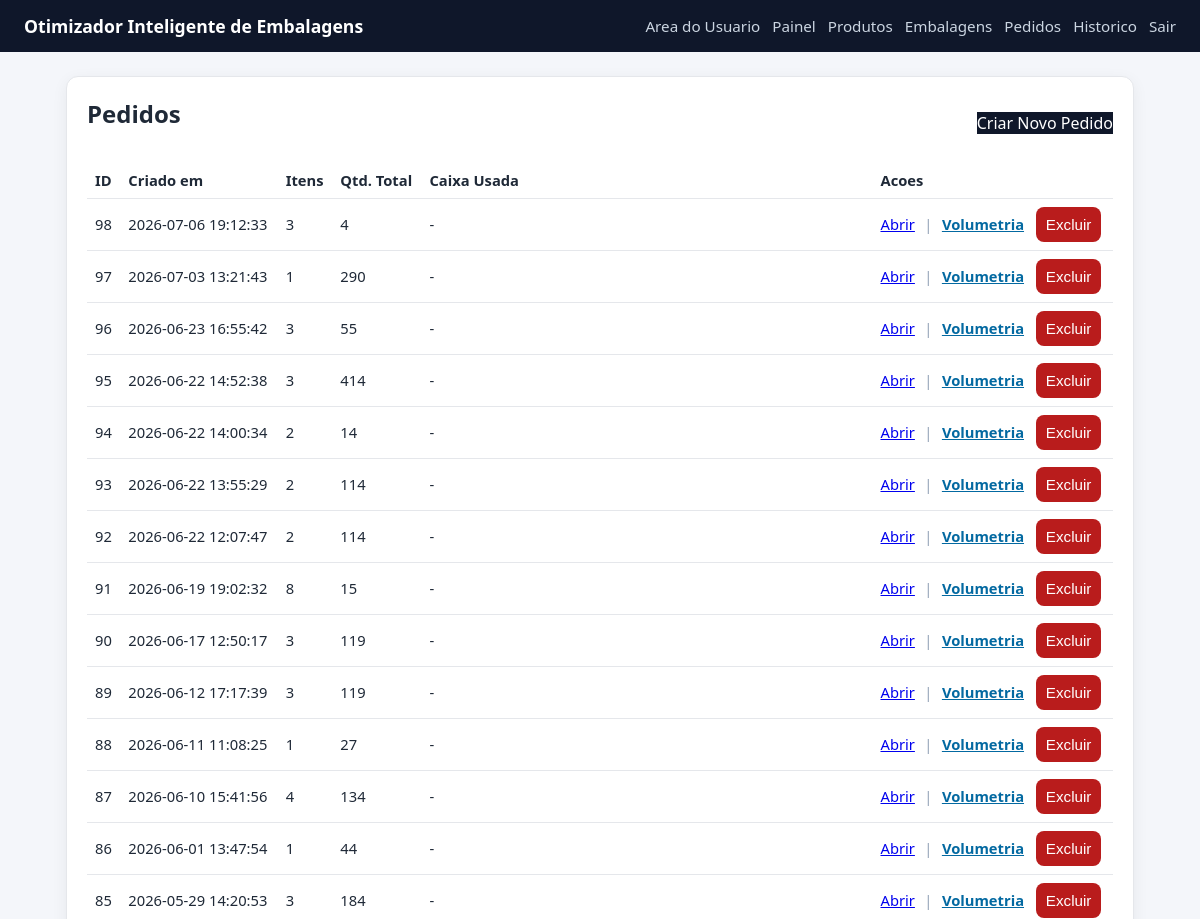
The page /orders (signed in, upper part) on the database as committed earlier.
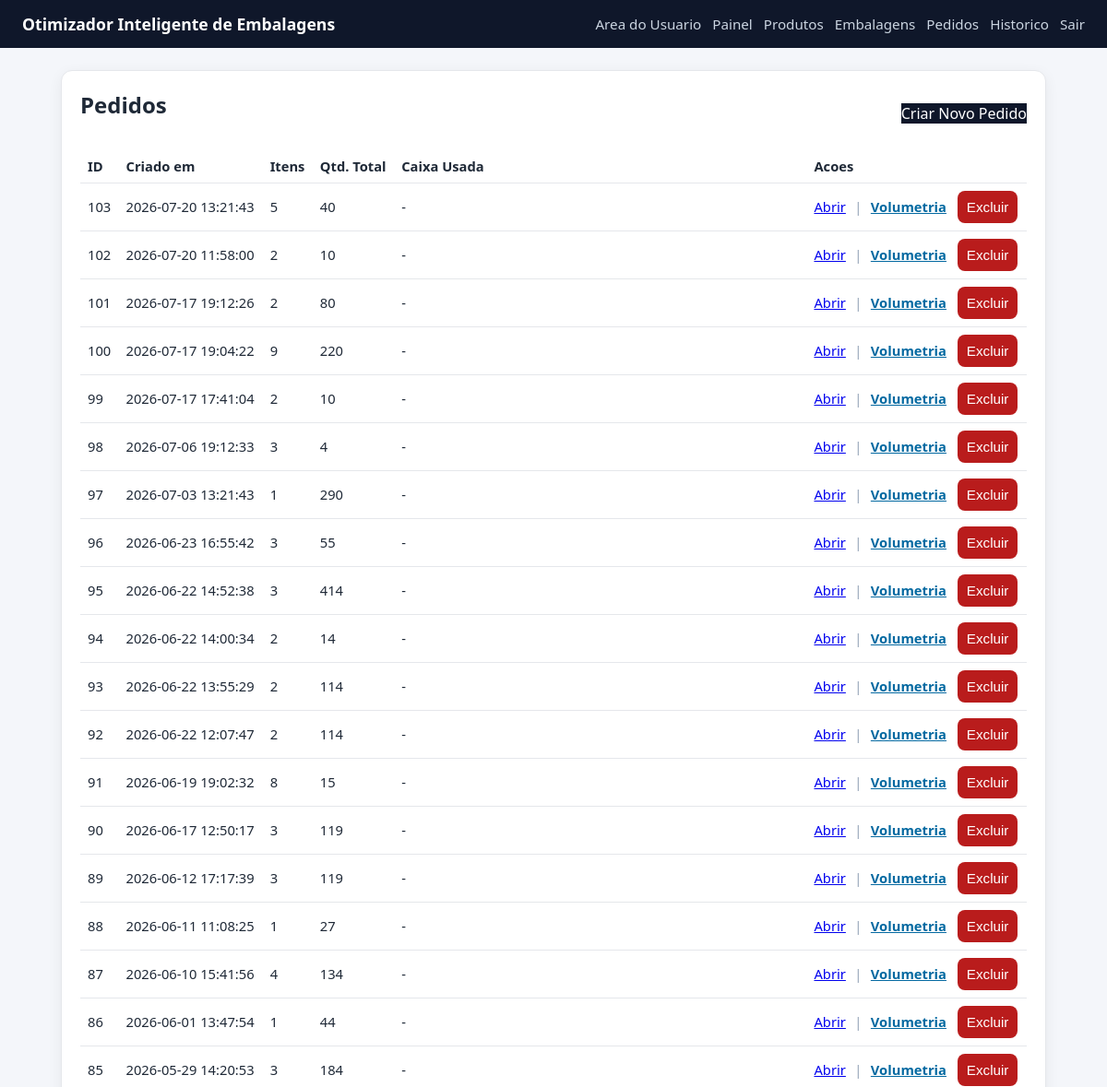
The same page on the database as committed later.
### tables this page shows
CREATE TABLE orders (
                id INTEGER PRIMARY KEY AUTOINCREMENT,
                created_at TEXT NOT NULL DEFAULT CURRENT_TIMESTAMP
            );

### app_volum.py (the view)
@app.route("/orders", methods=["GET"])
@admin_required
def orders():
    rows = list_orders(DB_PATH)
    return render_template("orders.html", orders=rows)

### app_volum.py (called while the page is built)
def admin_required(view_func):
    @wraps(view_func)
    def _wrapped(*args, **kwargs):
        if not session.get("is_admin"):
            next_url = request.path
            return redirect(url_for("admin_login", next=next_url))
        return view_func(*args, **kwargs)
    return _wrapped

### database.py (called while the page is built)
def get_connection(db_path):
    conn = sqlite3.connect(db_path)
    conn.row_factory = sqlite3.Row
    return conn

### templates/orders.html
{% extends 'base.html' %}
{% block content %}
<section class="card">
    <div class="row-between">
        <h2>Pedidos</h2>
        <a class="btn" href="{{ url_for('order_new') }}">Criar Novo Pedido</a>
    </div>
    <table>
        <thead>
            <tr><th>ID</th><th>Criado em</th><th>Itens</th><th>Qtd. Total</th><th>Caixa Usada</th><th>Acoes</th></tr>
        </thead>
        <tbody>
        {% for o in orders %}
            <tr>
                <td>{{ o['id'] }}</td>
                <td>{{ o['created_at'] }}</td>
                <td>{{ o['line_count'] }}</td>
                <td>{{ o['total_units'] }}</td>
                <td>{{ o['used_box_name'] or '-' }}</td>
                <td>
                    <a href="{{ url_for('order_detail', id=o['id']) }}">Abrir</a>
                    <span style="margin: 0 0.35rem; color:#94a3b8;">|</span>
                    <a href="{{ url_for('order_volumetry', order_id=o['id']) }}" style="color:#0369a1; font-weight:600;">Volumetria</a>
                    <form method="post" action="{{ url_for('order_delete', order_id=o['id']) }}" style="display:inline; margin-left: 0.5rem;" onsubmit="return confirm('Tem certeza que deseja excluir este pedido?');">
                        <button type="submit" style="background:#b91c1c;">Excluir</button>
                    </form>
                </td>
            </tr>
        {% else %}
            <tr><td colspan="6">Nenhum pedido cadastrado.</td></tr>
        {% endfor %}
        </tbody>
    </table>
</section>
{% endblock %}

### templates/base.html (shortened to what this page needs)
<!doctype html>
<html lang="pt-BR">
<head>
    <link rel="stylesheet" href="{{ url_for('static', filename='style.css') }}">
</head>
<body>
    <header class="topbar">
        <h1>Otimizador Inteligente de Embalagens</h1>
        <nav>
            <a href="{{ url_for('user_upload') }}">Area do Usuario</a>
            {% if session.get('is_admin') %}
                <a href="{{ url_for('admin_dashboard') }}">Painel</a>
                <a href="{{ url_for('products') }}">Produtos</a>
                <a href="{{ url_for('boxes') }}">Embalagens</a>
                <a href="{{ url_for('orders') }}">Pedidos</a>
                <a href="{{ url_for('history') }}">Historico</a>
                <a href="{{ url_for('admin_logout') }}">Sair</a>
            {% else %}
                <a href="{{ url_for('admin_login') }}">Acesso Admin</a>
            {% endif %}
        </nav>
    </header>
    <main class="container">
        {% block content %}{% endblock %}
    </main>
</body>
</html>

### static/style.css (style rules this page uses)
* { box-sizing: border-box; }
body { margin: 0; font-family: Segoe UI, Tahoma, sans-serif; background: #f4f6fa; color: #1f2937; }
.topbar { background: #0f172a; color: #fff; padding: 14px 24px; display: flex; justify-content: space-between; align-items: center; gap: 16px; flex-wrap: wrap; }
.topbar h1 { margin: 0; font-size: 1.1rem; }
.topbar nav { display: flex; gap: 12px; flex-wrap: wrap; }
.topbar nav a { color: #cbd5e1; text-decoration: none; font-size: 0.95rem; }
.container { max-width: 1100px; margin: 24px auto; padding: 0 16px; }
.card { background: #fff; border-radius: 12px; padding: 20px; border: 1px solid #e5e7eb; box-shadow: 0 4px 16px rgba(15, 23, 42, 0.06); margin-bottom: 18px; }
h2, h3 { margin-top: 0; }
input, select, button { padding: 9px 10px; border-radius: 8px; border: 1px solid #d1d5db; font-size: 0.95rem; }
button, .btn { background: #0f172a; color: #fff; border: 0; cursor: pointer; text-decoration: none; display: inline-block; }
table { width: 100%; border-collapse: collapse; margin-top: 12px; }
th, td { border-bottom: 1px solid #e5e7eb; text-align: left; padding: 8px; font-size: 0.92rem; }
.row-between { display: flex; justify-content: space-between; align-items: center; gap: 12px; flex-wrap: wrap; }

Rows that differ between the two databases and show on the page:
added orders: id "103", created_at "2026-07-20 13:21:43", line_count "5", total_units "40", o "-"
added orders: id "102", created_at "2026-07-20 11:58:00", line_count "2", total_units "10", o "-"
added orders: id "101", created_at "2026-07-17 19:12:26", line_count "2", total_units "80", o "-"
added orders: id "100", created_at "2026-07-17 19:04:22", line_count "9", total_units "220", o "-"
added orders: id "99", created_at "2026-07-17 17:41:04", line_count "2", total_units "10", o "-"
